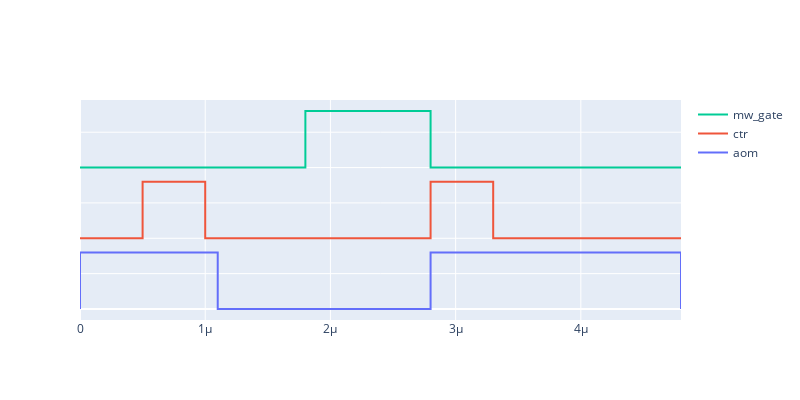
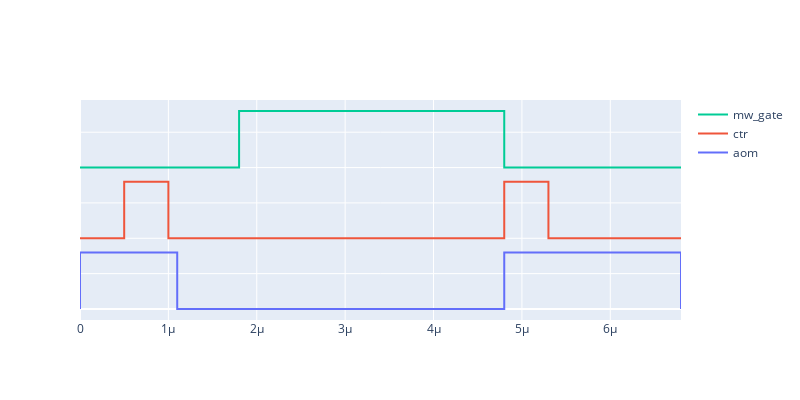

Here is the notebook cell these charts were saved with, in order:
### Code cell
# Instanciate pulsed experiment.
pe_rabi_multi = PulsedExperiment(
    pulseblocks=pulseblocks, 
    assignment_dict=assignment_dict, 
    placeholder_dict=placeholder_dict,
    use_template=False,
    sequence_string=sequence_txt,
    hd=hd, 
    )

# Compile sequence, upload to HDAWG and prepare DIO output.
awg = pe_rabi_multi.get_ready(awg_num)

### Figure 1 — Plotly figure (JSON) as saved in the notebook; plotly's stock layout.template omitted (floating-point values rounded to 4 significant figures)
{"data": [{"hoverinfo": "text", "mode": "lines", "name": "aom", "text": ["False", "0.00e+00", "True", "1.10e-06", "1.10e-06", "2.80e-06", "2.80e-06", "True", "4.80e-06", "4.80e-06", "4.80e-06"], "type": "scatter", "x": [0, 0, 5.5e-07, 1.1e-06, 1.1e-06, 2.8e-06, 2.8e-06, 3.8e-06, 4.8e-06, 4.8e-06, 4.8e-06], "y": [0, 0.8, 0.8, 0.8, 0, 0, 0.8, 0.8, 0.8, 0, 0]}, {"hoverinfo": "text", "mode": "lines", "name": "ctr", "text": ["False", "5.00e-07", "5.00e-07", "True", "1.00e-06", "1.00e-06", "2.80e-06", "2.80e-06", "True", "3.30e-06", "3.30e-06", "4.80e-06"], "type": "scatter", "x": [0, 5e-07, 5e-07, 7.5e-07, 1e-06, 1e-06, 2.8e-06, 2.8e-06, 3.05e-06, 3.3e-06, 3.3e-06, 4.8e-06], "y": [1, 1, 1.8, 1.8, 1.8, 1, 1, 1.8, 1.8, 1.8, 1, 1]}, {"hoverinfo": "text", "mode": "lines", "name": "mw_gate", "text": ["False", "1.80e-06", "1.80e-06", "True", "2.80e-06", "2.80e-06", "4.80e-06"], "type": "scatter", "x": [0, 1.8e-06, 1.8e-06, 2.3e-06, 2.8e-06, 2.8e-06, 4.8e-06], "y": [2, 2, 2.8, 2.8, 2.8, 2, 2]}], "layout": {"height": 400, "hovermode": "closest", "legend": {"traceorder": "reversed"}, "title": {"text": ""}, "width": 800, "yaxis": {"showticklabels": false}}}

### Figure 2 — Plotly figure (JSON) as saved in the notebook; plotly's stock layout.template omitted (floating-point values rounded to 4 significant figures)
{"data": [{"hoverinfo": "text", "mode": "lines", "name": "aom", "text": ["False", "0.00e+00", "True", "1.10e-06", "1.10e-06", "4.80e-06", "4.80e-06", "True", "6.80e-06", "6.80e-06", "6.80e-06"], "type": "scatter", "x": [0, 0, 5.5e-07, 1.1e-06, 1.1e-06, 4.8e-06, 4.8e-06, 5.8e-06, 6.8e-06, 6.8e-06, 6.8e-06], "y": [0, 0.8, 0.8, 0.8, 0, 0, 0.8, 0.8, 0.8, 0, 0]}, {"hoverinfo": "text", "mode": "lines", "name": "ctr", "text": ["False", "5.00e-07", "5.00e-07", "True", "1.00e-06", "1.00e-06", "4.80e-06", "4.80e-06", "True", "5.30e-06", "5.30e-06", "6.80e-06"], "type": "scatter", "x": [0, 5e-07, 5e-07, 7.5e-07, 1e-06, 1e-06, 4.8e-06, 4.8e-06, 5.05e-06, 5.3e-06, 5.3e-06, 6.8e-06], "y": [1, 1, 1.8, 1.8, 1.8, 1, 1, 1.8, 1.8, 1.8, 1, 1]}, {"hoverinfo": "text", "mode": "lines", "name": "mw_gate", "text": ["False", "1.80e-06", "1.80e-06", "True", "4.80e-06", "4.80e-06", "6.80e-06"], "type": "scatter", "x": [0, 1.8e-06, 1.8e-06, 3.3e-06, 4.8e-06, 4.8e-06, 6.8e-06], "y": [2, 2, 2.8, 2.8, 2.8, 2, 2]}], "layout": {"height": 400, "hovermode": "closest", "legend": {"traceorder": "reversed"}, "title": {"text": ""}, "width": 800, "yaxis": {"showticklabels": false}}}
